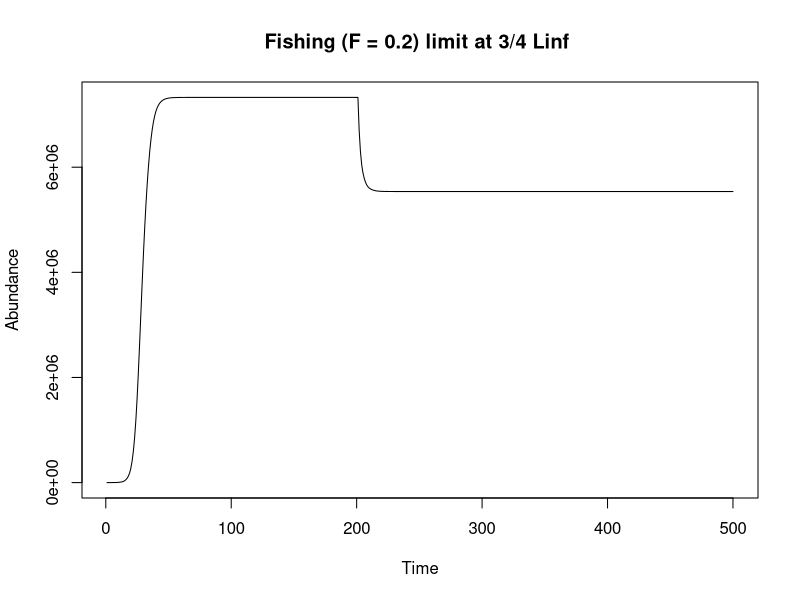
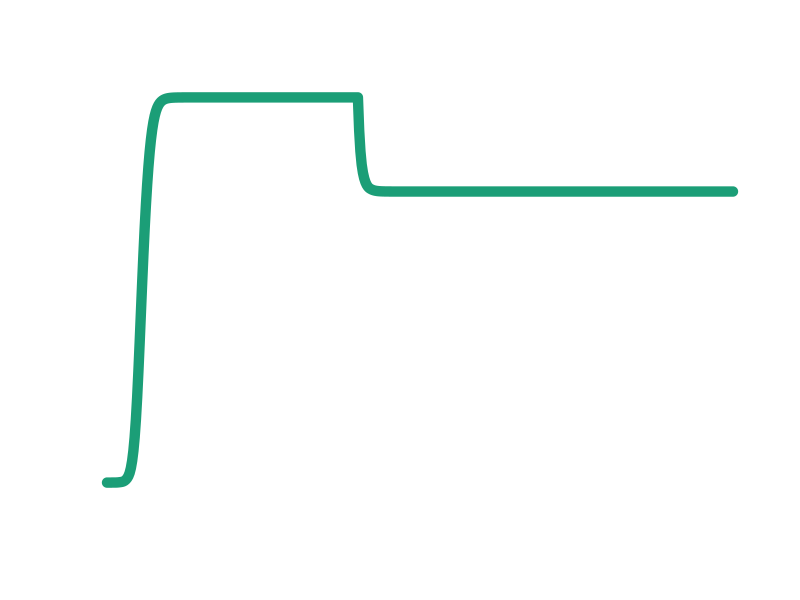

R code for these plots, in order:
##########################
# SNAKE PROJECTIONS

rm(list=ls(all=TRUE))
library(reshape)
#library(ggplot2)
library(plyr)
library(fields)

#Model parameters:
Npop=10  #initial pop size (not important)
Tmax=500 #max years
Tfishing=200 #when we start fishing
Trecovery=500 #stop fishing 

fishatmat=F # this switches which type of fishing (and graphing) we choose. If true, it graphs all life history graphs and age-selective fishing

#Life history parameters      	
recruitsize=10
Amax=15 #max age
amat=4 #age at maturation - this varies depending on the matration function chosen

Linf=60 #max size
k=0.3   # Growth function param
fishingsize = .75*Linf #size-selective fishery threshold size 


M=0.22   #natural mortality coef  

c=0.38   #egg slope 
d=-13.6   #egg intercept

N0 = 100000*Linf  # intitial number of eggs     
alpha = 3         # BH recruitment

q=1 #maturation ogive steepness (1 = very steep)

mu_f=0.2 #fishing mortality
harvest=c(0, mu_f)  

fishB=rep(0, length(harvest))
fishY=rep(0, length(harvest))
fishP=rep(0, length(harvest))
Recruits=rep(0, length(harvest))


#set up matrices
N=matrix(nrow=Amax, ncol=Tmax, data=0)

L=matrix(nrow=Amax, ncol=1, data=1)
mu=matrix(nrow=Amax, ncol=1, data=0)
E=matrix(nrow=Amax, ncol=Tmax, data=0)
S=matrix(nrow=1, ncol=Tmax, data=0)
P=matrix(nrow=1, ncol=Tmax)
B=matrix(nrow=1, ncol=Tmax)
Y=matrix(nrow=1, ncol=Tmax) 

#set up vectors to hold age-specific variables 
Pmale=rep(0, Amax) #probability of sex change
fert=rep(0, Tmax) #fert probability
pmat=rep(0, Amax) #maturation probability
eggs=rep(0, Amax) #fecundity
mu=rep(0, Amax) #natural mortality
select=rep(0, Amax) #fishery selectivity

N[1:Amax, 1]=Npop #initial population size
L[1]=recruitsize #larval size at recruitment



#First: Define the age-specific growth, 

for (a in 1:(Amax-1)) {
  
  #VBGE
  L[a+1]= Linf*(1-exp(-k)) + (L[a])*exp(-k) #length at age
  
}#end 1st age loop


# Second: define age-specific mortality and maturation, and fecundity

for (a in 1:(Amax)) {
  
  #natural mortality
  mu[a]= 1-(1/(1+Linf/L[a]*(exp(k)-1)))^(M/k)  #natural mortality function of Length
  
  #maturation ogive
  pmat[a]=ifelse( a < amat, 0, 1)     #knife edge maturation
  
  #FECUNDITY
  eggs[a]= c*L[a] + d #fecundity is a function of individual mass-at-age 
  
} #end 2nd age loop


#Third: define fishing selectivity    
for (a in 1:(Amax)) {
  #JUST AFTER AGE AT MATURATION
  if(fishatmat==1) {
    select[a] = ifelse( a < amat+1, 0, 1)  #knife edge gear selectivity right after maturation  
  } else {
    #JUST AFTER SIZE AT MATURATION
    #select[a]= ifelse( L[a] < (Lmat), 0, 1)  #gear selectivity same for all fish > maturation
    ##SIZE THRESHOLD
    select[a] = ifelse(L[a]< fishingsize, 0, 1)     
  }
} #end 3rd age loop

#Now for these age specific rates, simulate pop dynamics through time       
for(t in 1:(Tmax-1)) {
  
  
  E[,t]=N[, t]*pmat*eggs  #assuming spawning occurs between 1 t and the next
  
  P[t]= sum(E[,t])  #assuming fertilization is 100%
  
  beta= (alpha*P[t]-1)/(N0*P[t])  
  
  N[1,t+1]= alpha*P[t]/(1+beta*P[t]) #this is the N_0 class that is born and enters in the next time step.. 
  
  for (age in 1:(Amax-1)) {
    
    Fishing= if (Tfishing < t & Trecovery > t) {
      Fishing = select[age]*mu_f } else {
        Fishing = 0
      }
    
    N[age+1,t+1] = N[age, t]*exp(-mu[age]-Fishing)
    B[t]=sum(N[,t])
    Y[t]=sum((N[,t]) * (1-exp(-mu[age]-Fishing)) *(Fishing/(mu[age]+Fishing)))
    
    
    #assuming mortality happens after spawning
    
  } #end second age loop
  
} #end t loop

sums=colSums(N[amat:Amax,]) #calculate spawning popsize at each time


LEP_unfished=sum(E[,Tfishing-2])
LEP_fished=sum(E[,Tfishing+10])
SPR=LEP_fished/LEP_unfished

if(fishatmat==1) {
  
  quartz()
  par(mfrow=c(3,2))
  
  plot(1:Amax, L, type="l", main="von Bert growth", ylab="Size", xlab="Age")
  legend("bottomright", legend=c( paste("Linf = ", Linf), paste("von Bert k = ", k)))
  
  plot(1:(Amax-1), eggs[-Amax]*pmat[-Amax], type="l", main="Age-specific Fecundity", ylab="Number of female progeny", xlab= "Age")
  legend("bottomright", legend=c(paste("50% mature at age", amat)))
  
  
  P_= 1:N0
  R=alpha*P_/(1+beta*P_)
  plot(P_, R, type="l", main="Beverton Holt Recruitment", xlab="Eggs(t)", ylab="Recruits(t+1)")
  legend("bottomright", legend=c(paste("alpha = ", round(alpha,6)), paste("beta = ", round(beta, 6))))
  
  
  
  plot(sums[1:(Tmax-1)], N[amat,2:Tmax], main="Stock Recruitment Curve", xlab="Spawners", ylab="1st time spawners", type="l", lwd=1.5)
  #abline(coef=c(0,1),  lwd=.5)
  
  legend("bottomright", legend=c(paste("M = ", kappa)))
  
  
  plot(1:Tmax, sums, type="l", main = "Fishing (F = 0.2) one year after maturity", xlab="Time", ylab="Abundance")
  legend("bottomright", legend=c( paste("Fishing mature fish only: SPR = ", round(SPR, 2))))
} else {
  
  plot(1:Tmax, sums, type="l", main = "Fishing (F = 0.2) limit at 3/4 Linf ", xlab="Time", ylab="Abundance")
  #legend("bottomright", legend=c( paste("Fishing based on size: SPR = ", round(SPR, 2))))
  
  
}



par(bg=NA)
plot(1:Tmax, sums, type="l", lwd = 10, col = "#1b9e77", axes = F, xlab="", ylab="")

dev.copy(png,'snake.png')
dev.off()
